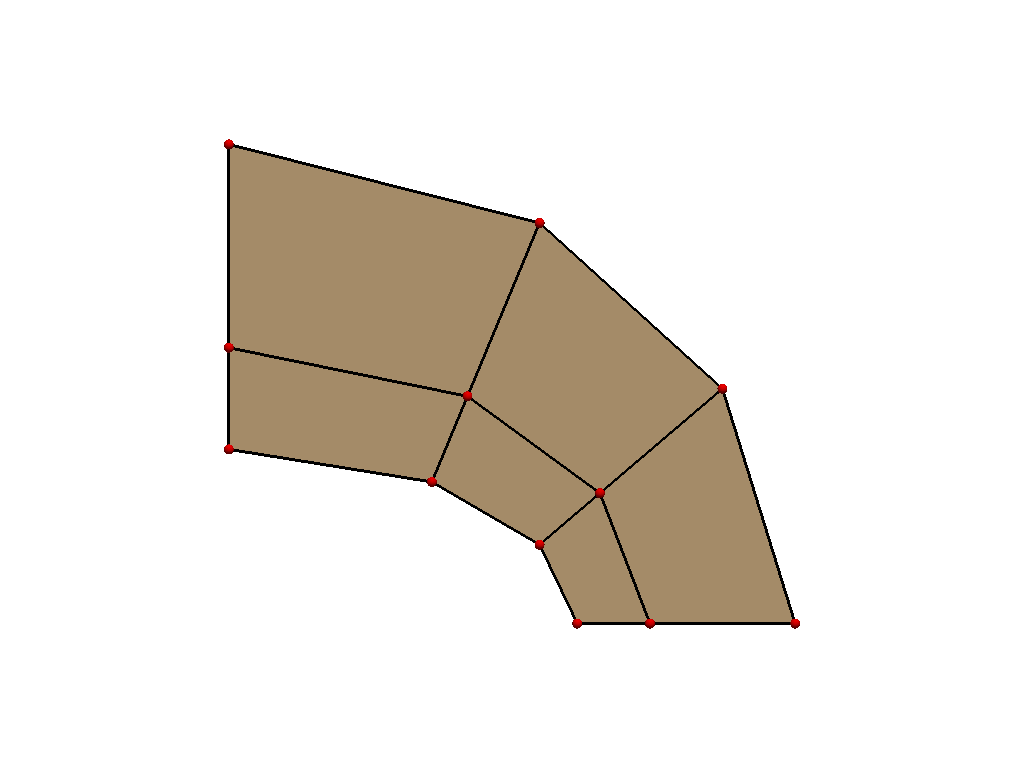

Python code for this plot:
import getfem as gf
import numpy as np
import pyvista as pv

pv.set_plot_theme("document")

mesh = gf.Mesh("empty", 2)
gt = gf.GeoTrans("GT_QK(2,1)")
x = [
    2.12968779,
    1.78302097,
    2.0,
    2.41700006,
    1.16499996,
    1.36939037,
    0.0,
    0.0,
    2.83276558,
    3.25,
    1.78299999,
    0.0,
]
y = [
    0.748563945,
    0.453000009,
    0.0,
    0.0,
    0.812830687,
    1.30441773,
    1.58299994,
    1.0,
    1.34800005,
    0.0,
    2.29920578,
    2.75,
]
mesh.add_convex(gt, [[x[0], x[1], x[3], x[2]], [y[0], y[1], y[3], y[2]]])
mesh.add_convex(gt, [[x[4], x[5], x[7], x[6]], [y[4], y[5], y[7], y[6]]])
mesh.add_convex(gt, [[x[8], x[0], x[9], x[3]], [y[8], y[0], y[9], y[3]]])
mesh.add_convex(gt, [[x[10], x[5], x[8], x[0]], [y[10], y[5], y[8], y[0]]])
mesh.add_convex(gt, [[x[5], x[10], x[6], x[11]], [y[5], y[10], y[6], y[11]]])
mesh.add_convex(gt, [[x[5], x[4], x[0], x[1]], [y[5], y[4], y[0], y[1]]])
mesh.save("coarse-quadrilateron-1d.msh")
mesh.export_to_vtk("coarse-quadrilateron-1d.vtk", "ascii")

m = pv.read("coarse-quadrilateron-1d.vtk")
m.plot(cpos="xy", show_edges=True, screenshot="coarse-quadrilateron-1d.png")
